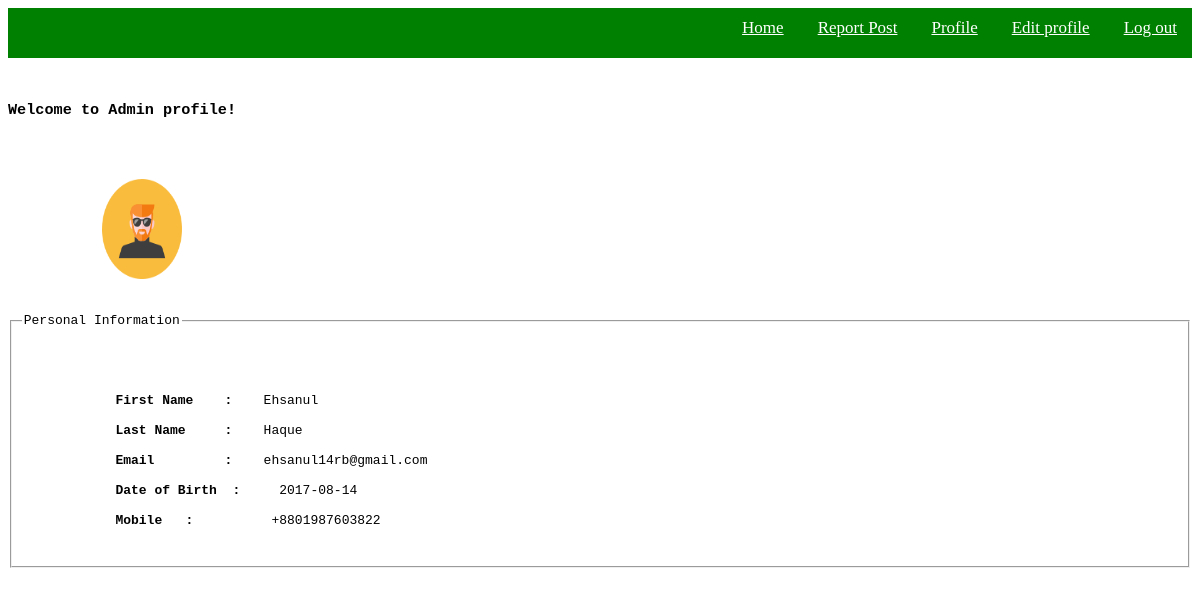
The page /profile.php (signed in) on the database its author committed.
### tables this page shows
CREATE TABLE `user` (
  `UserId` int(11) NOT NULL,
  `UserName` varchar(20) NOT NULL,
  `FirstName` varchar(15) NOT NULL,
  `LastName` varchar(15) DEFAULT NULL,
  `Email` varchar(30) NOT NULL,
  `Mobile` varchar(15) NOT NULL,
  `password` varchar(20) NOT NULL,
  `DateOfBirth` date NOT NULL,
  `UserType` varchar(15) NOT NULL,
  `UserStatus` tinyint(1) NOT NULL,
  `Image` text
);

### db_rw.php (called while the page is built, shortened)
<?php
function getJSONFromDB($sql){
	$conn = mysqli_connect("localhost", "root", "","poultry_management");
	$result = mysqli_query($conn, $sql)or die(mysqli_error($$conn));
	$arr=array();
	while($row = mysqli_fetch_assoc($result)) {
		$arr[]=$row;
	}
	return json_encode($arr);
}
?>

### profile.php (the view, shortened to what this page needs)
<?php
require("db_rw.php");
$name=$_SESSION["mail"];
?>
<html>
    <head>
    </head>
    <body>
        <?php
        if($_SESSION["type"]=="Admin"){
            $sql="SELECT * FROM `user` WHERE `user`.`Email` = '$name';";
            $result=getJSONFromDB($sql);
            $jsn=json_decode($result);
            echo "<form  action='' method='post'>
           <pre>
            <h3>Welcome to Admin profile!</h3><br>
            <img src='if_Man-16_379442.png' height='100' width='80'>
            <fieldset>
            <legend>Personal Information</legend>
            <b>First Name    : </b>   ".$jsn[0]->FirstName."
            <b>Last Name     : </b>   ".$jsn[0]->LastName."
            <b>Email         : </b>   ".$jsn[0]->Email."
            <b>Date of Birth  : </b>    ".$jsn[0]->DateOfBirth."
            <b>Mobile   : </b>         ".$jsn[0]->Mobile."
             </fieldset>
            </pre>
        </form>";
        }
        ?>
    </body>
</html>

### rows shown on the page
user: FirstName "Ehsanul", LastName "Haque", Email "ehsanul14rb@gmail.com", DateOfBirth "2017-08-14", Mobile "+8801987603822"
